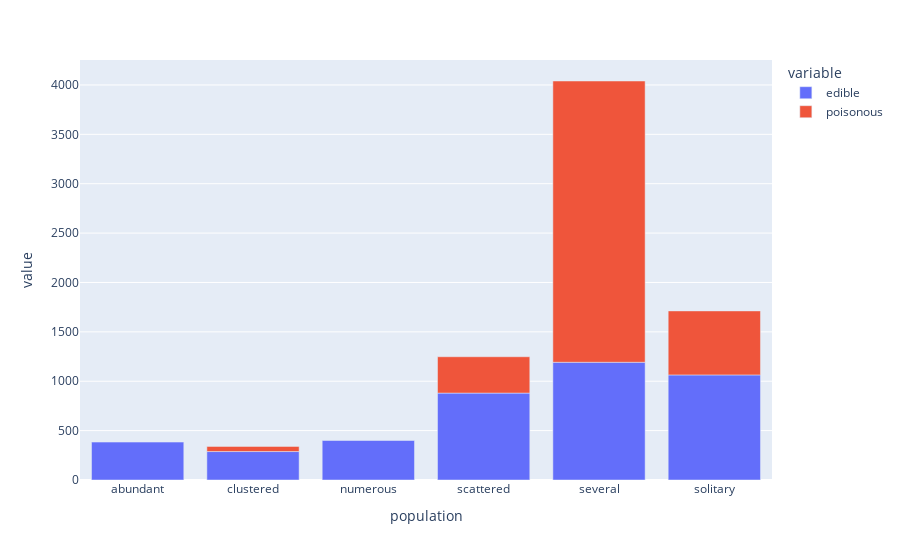

Notebook code for this chart:
### Code cell
fig6=px.bar(PopulationClass,x=PopulationClass.index,y=[PopulationClass['edible'],PopulationClass['poisonous']])
fig6.show()

### Figure 1 — Plotly figure (JSON) as saved in the notebook; plotly's stock layout.template omitted (floating-point values rounded to 4 significant figures)
{"data": [{"alignmentgroup": "True", "hovertemplate": "variable=edible<br>population=%{x}<br>value=%{y}<extra></extra>", "legendgroup": "edible", "marker": {"color": "#636efa", "pattern": {"shape": ""}}, "name": "edible", "offsetgroup": "edible", "orientation": "v", "showlegend": true, "textposition": "auto", "type": "bar", "x": ["abundant", "clustered", "numerous", "scattered", "several", "solitary"], "xaxis": "x", "y": [384, 288, 400, 880, 1192, 1064], "yaxis": "y"}, {"alignmentgroup": "True", "hovertemplate": "variable=poisonous<br>population=%{x}<br>value=%{y}<extra></extra>", "legendgroup": "poisonous", "marker": {"color": "#EF553B", "pattern": {"shape": ""}}, "name": "poisonous", "offsetgroup": "poisonous", "orientation": "v", "showlegend": true, "textposition": "auto", "type": "bar", "x": ["abundant", "clustered", "numerous", "scattered", "several", "solitary"], "xaxis": "x", "y": [null, 52, null, 368, 2848, 648], "yaxis": "y"}], "layout": {"barmode": "relative", "legend": {"title": {"text": "variable"}, "tracegroupgap": 0}, "margin": {"t": 60}, "xaxis": {"anchor": "y", "domain": [0, 1], "title": {"text": "population"}}, "yaxis": {"anchor": "x", "domain": [0, 1], "title": {"text": "value"}}}}
